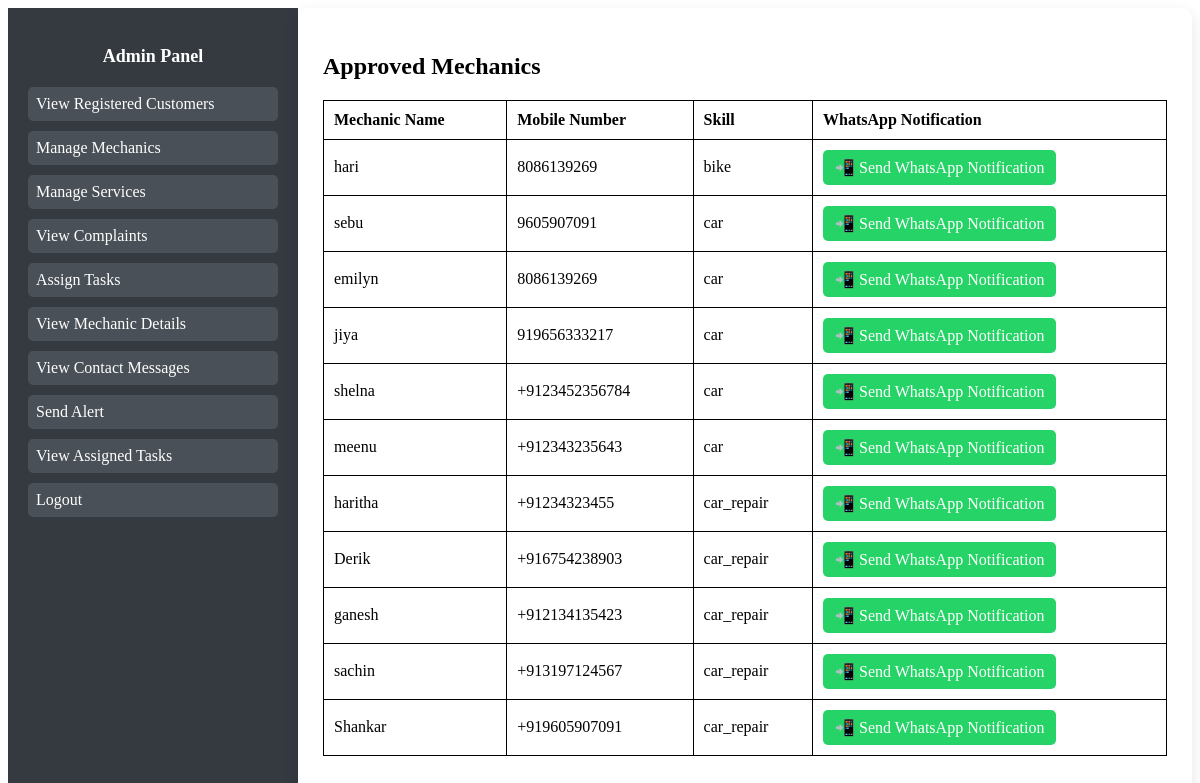
The page /send-approve-alerts/ (signed in) on the database as committed earlier.
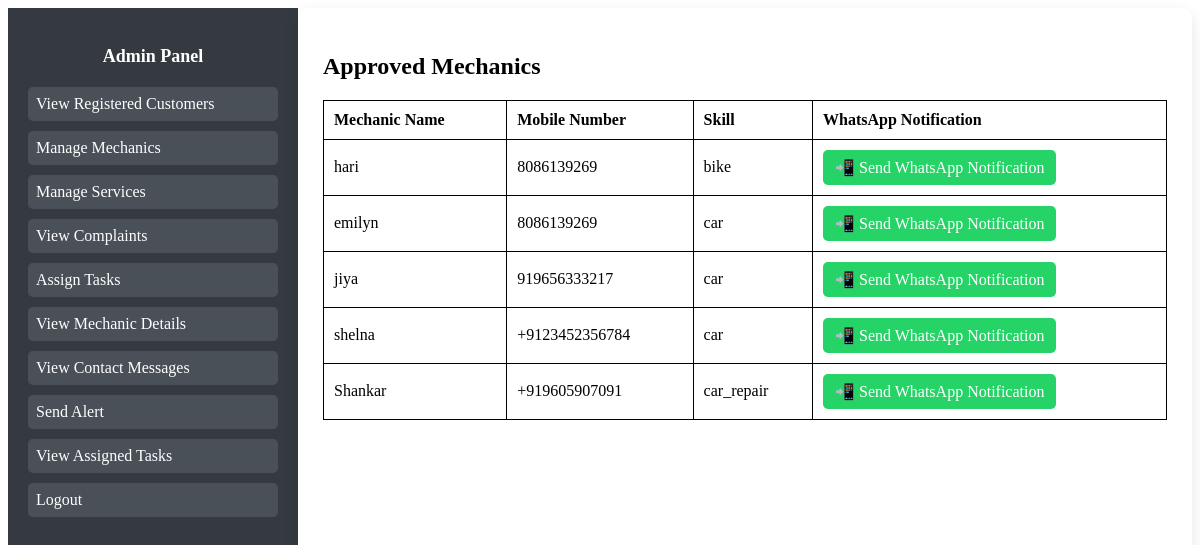
The same page on the database as committed later.
### Home/models.py (models this page shows, shortened)
class Mechanic(models.Model):
    user = models.OneToOneField(User, on_delete=models.CASCADE)
    mobile = models.CharField(max_length=15)
    skill = models.CharField(max_length=100)
    status = models.BooleanField(default=False)  # Approval status by admin

### Home/views.py (the view)
# urls.py: path('send-approve-alerts/', views.approve_msg, name='send_approve_alerts'),
@user_passes_test(lambda u: u.is_superuser)
def approve_msg(request):
    approved_mechanics = Mechanic.objects.filter(status=True)
    return render(request, 'send_approvealerts.html', {'approved_mechanics': approved_mechanics})

### templates/send_approvealerts.html (shortened to what this page needs)
{% extends 'base_admin.html' %}
{% block content %}
<!DOCTYPE html>
<html lang="en">
<head>
</head>
<body>
    <h2>Approved Mechanics</h2>
    <table>
        <tr>
            <th>Mechanic Name</th>
            <th>Mobile Number</th>
            <th>Skill</th>
            <th>WhatsApp Notification</th>
        </tr>
        {% for mechanic in approved_mechanics %}
        <tr>
            <td>{{ mechanic.user.username }}</td>
            <td>{{ mechanic.mobile }}</td>
            <td>{{ mechanic.skill }}</td>
            <td>
                <a href="https://wa.me/{{ mechanic.mobile }}?text=Hello {{ mechanic.user.username }}, your account has been approved! 🚀
                You can now login with your credentials and start accepting service requests."
                   target="_blank" class="whatsapp-button">
                    📲 Send WhatsApp Notification
                </a>
            </td>
        </tr>
        {% endfor %}
    </table>
</body>
</html>
{% endblock %}

Rows that differ between the two databases and show on the page:
removed Mechanic: user.username "sebu", mobile "9605907091", skill "car"
removed Mechanic: user.username "meenu", mobile "+912343235643", skill "car"
removed Mechanic: user.username "haritha", mobile "+91234323455", skill "car_repair"
removed Mechanic: user.username "Derik", mobile "+916754238903", skill "car_repair"
removed Mechanic: user.username "ganesh", mobile "+912134135423", skill "car_repair"
removed Mechanic: user.username "sachin", mobile "+913197124567", skill "car_repair"
